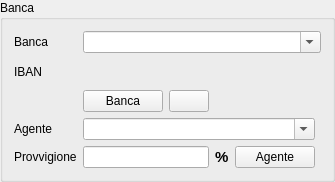
        <widget class="QGroupBox" name="groupBox_3">
         <property name="title">
          <string>Banca</string>
         </property>
         <layout class="QGridLayout" name="gridLayout_4">
          <item row="2" column="1">
           <widget class="QPushButton" name="banca">
            <property name="toolTip">
             <string>&lt;html&gt;&lt;head/&gt;&lt;body&gt;&lt;p&gt;&lt;span style=&quot; font-weight:600;&quot;&gt;Inserisci Banca....&lt;/span&gt;&lt;/p&gt;&lt;/body&gt;&lt;/html&gt;</string>
            </property>
            <property name="text">
             <string>Banca</string>
            </property>
            <property name="icon">
             <iconset resource="../fabaria.qrc">
              <normaloff>:/images/cash2.png</normaloff>:/images/cash2.png</iconset>
            </property>
           </widget>
          </item>
          <item row="2" column="2">
           <widget class="QPushButton" name="agg_banca">
            <property name="toolTip">
             <string>&lt;html&gt;&lt;head/&gt;&lt;body&gt;&lt;p&gt;&lt;span style=&quot; font-weight:600;&quot;&gt;Aggiorna lista banche....&lt;/span&gt;&lt;/p&gt;&lt;/body&gt;&lt;/html&gt;</string>
            </property>
            <property name="text">
             <string/>
            </property>
            <property name="icon">
             <iconset resource="../fabaria.qrc">
              <normaloff>:/images/view-refresh.png</normaloff>:/images/view-refresh.png</iconset>
            </property>
           </widget>
          </item>
          <item row="0" column="0">
           <widget class="QLabel" name="label_2">
            <property name="text">
             <string>Banca</string>
            </property>
           </widget>
          </item>
          <item row="1" column="0">
           <widget class="QLabel" name="label_36">
            <property name="minimumSize">
             <size>
              <width>45</width>
              <height>25</height>
             </size>
            </property>
            <property name="maximumSize">
             <size>
              <width>45</width>
              <height>25</height>
             </size>
            </property>
            <property name="sizeIncrement">
             <size>
              <width>45</width>
              <height>25</height>
             </size>
            </property>
            <property name="baseSize">
             <size>
              <width>45</width>
              <height>25</height>
             </size>
            </property>
            <property name="text">
             <string>IBAN</string>
            </property>
           </widget>
          </item>
          <item row="3" column="0">
           <widget class="QLabel" name="label_37">
            <property name="text">
             <string>Agente</string>
            </property>
           </widget>
          </item>
          <item row="4" column="0">
           <widget class="QLabel" name="label_38">
            <property name="text">
             <string>Provvigione</string>
            </property>
           </widget>
          </item>
          <item row="4" column="1" colspan="2">
           <widget class="QLineEdit" name="lineEdit_3"/>
          </item>
          <item row="0" column="1" colspan="5">
           <widget class="QComboBox" name="vis_banca">
            <property name="editable">
             <bool>true</bool>
            </property>
           </widget>
          </item>
          <item row="1" column="1" colspan="5">
           <widget class="QLabel" name="iban">
            <property name="text">
             <string/>
            </property>
            <property name="alignment">
             <set>Qt::AlignCenter</set>
            </property>
           </widget>
          </item>
          <item row="4" column="4">
           <widget class="QPushButton" name="agente">
            <property name="text">
             <string>Agente</string>
            </property>
            <property name="icon">
             <iconset resource="../fabaria.qrc">
              <normaloff>:/images/agenti.png</normaloff>:/images/agenti.png</iconset>
            </property>
           </widget>
          </item>
          <item row="4" column="3">
           <widget class="QLabel" name="label_3">
            <property name="text">
             <string>&lt;html&gt;&lt;head/&gt;&lt;body&gt;&lt;p&gt;&lt;span style=&quot; font-size:11pt; font-weight:600;&quot;&gt;%&lt;/span&gt;&lt;/p&gt;&lt;/body&gt;&lt;/html&gt;</string>
            </property>
           </widget>
          </item>
          <item row="3" column="1" colspan="4">
           <widget class="QComboBox" name="lineEdit_2">
            <property name="editable">
             <bool>true</bool>
            </property>
           </widget>
          </item>
         </layout>
        </widget>
